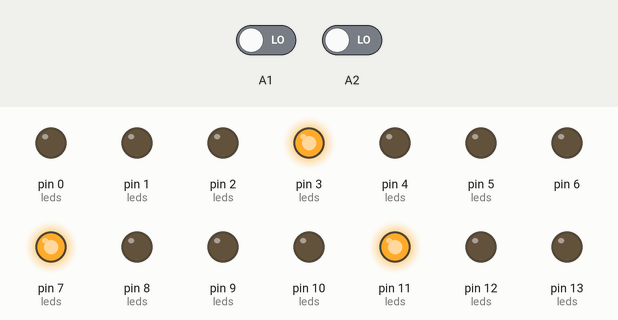
Recording of a sketch running on a simulated Arduino Uno, built with avr-gcc and run on an emulated ATmega328P. Parts: output pins drawn as LEDs (lit = HIGH). Dashed ring = blinking. Inputs (shaded band) come from the test bench; at power-on: A1 LOW, A2 LOW. The local clock reads 2024-03-15 10:24:30 at power-on unless the sketch sets it.

Above: at 1.7 s.
1.8 s: A1 driven HIGH
At 2.73 s:
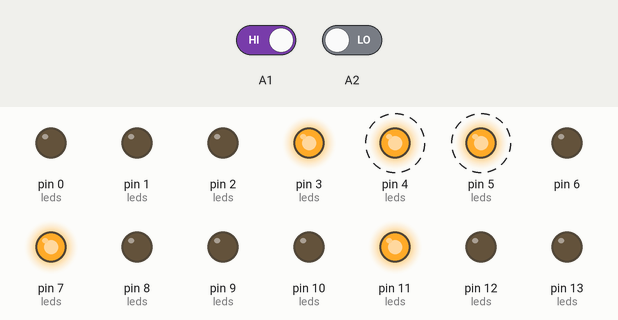
4.8 s: A2 driven HIGH
At 5.35 s:
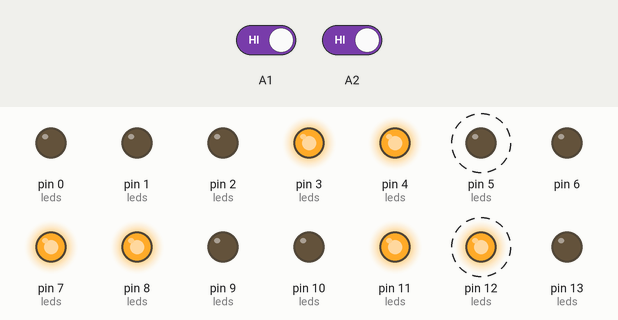
7.8 s: A1 driven LOW
At 10.6 s:
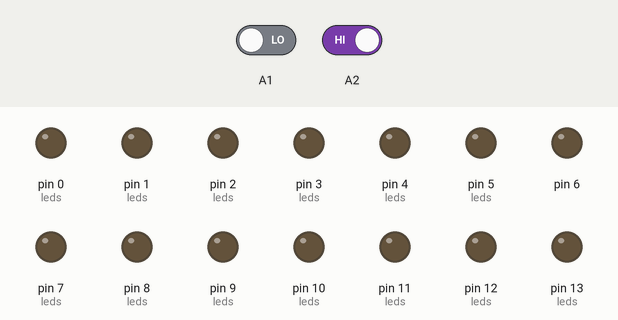
10.8 s: A1 driven HIGH
At 12.57 s:
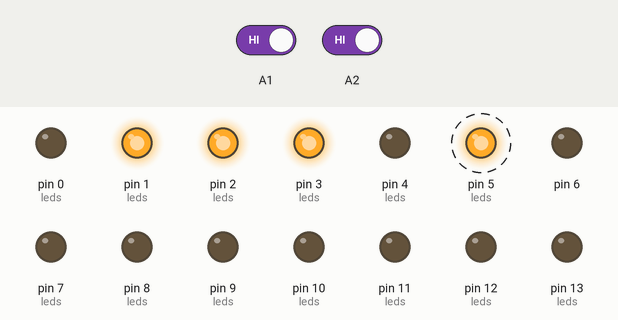
13.8 s: A2 driven LOW
At 15.14 s:
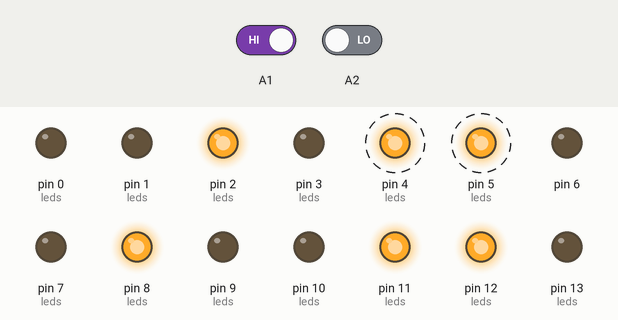
16.8 s: A2 driven HIGH
At 17.5 s:
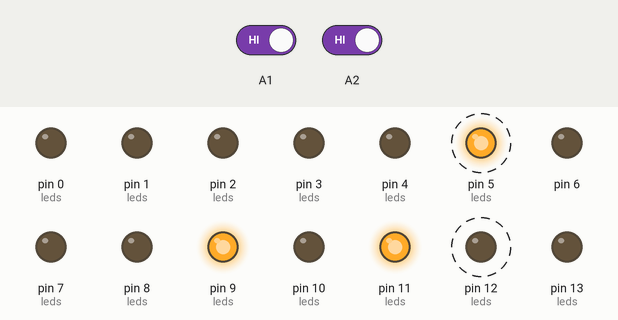
Timing chart, 0 to 22.9 s (numbered marks = the images above; inputs shaded):
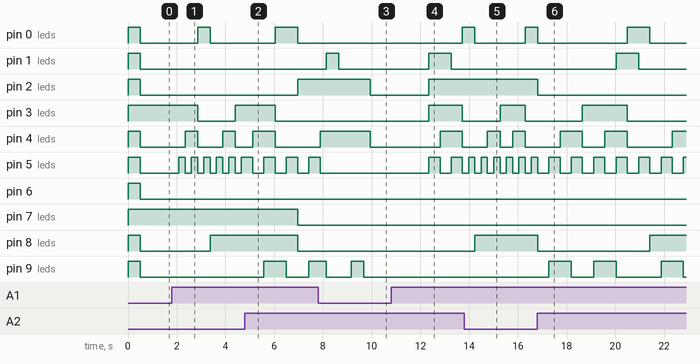

Measured:
- after the input at 1.8 s, pin 0 (leds): LOW → HIGH after 1.1 s, → LOW 0.51 s later; pin 3 (leds): HIGH → LOW after 1.1 s, → HIGH 1.5 s later; pin 4 (leds): alternates HIGH for 0.51 s and LOW for 1.0 s, starting after 0.55 s; pin 5 (leds): alternates HIGH for 0.26 s and LOW for 0.26 s, starting after 0.29 s; pin 8 (leds): LOW → HIGH after 1.6 s
- after the input at 4.8 s, pin 2 (leds): LOW → HIGH after 2.2 s instead of 1.1 s; pin 5 (leds): alternates HIGH for 0.46 s and LOW for 0.46 s, starting after 0.32 s
- after the input at 7.8 s, pin 0 (leds): stays LOW (without the input it goes to HIGH after 2.8 s); pin 2 (leds): HIGH → LOW after 2.1 s; pin 3 (leds): stays LOW (without the input it goes to HIGH after 1.0 s); pin 5 (leds): goes on until 7.9 s, then stays LOW; pin 10 (leds): LOW → HIGH after 0.85 s instead of 1.5 s
- after the input at 10.8 s, pin 0 (leds): LOW → HIGH after 2.9 s; pin 2 (leds): LOW → HIGH after 1.5 s instead of 0.93 s; pin 3 (leds): LOW → HIGH after 1.5 s, → LOW 1.4 s later; pin 4 (leds): LOW → HIGH after 2.0 s instead of 0.93 s; pin 5 (leds): alternates HIGH for 0.46 s and LOW for 0.46 s, starting after 1.5 s
- after the input at 13.8 s, pin 0 (leds): HIGH → LOW after 0.44 s instead of 0.85 s; pin 3 (leds): LOW → HIGH after 1.5 s instead of 2.7 s; pin 5 (leds): alternates HIGH for 0.26 s and LOW for 0.26 s, starting after 0.18 s; pin 8 (leds): LOW → HIGH after 0.44 s instead of 0.85 s; pin 9 (leds): stays LOW (without the input it goes to HIGH after 0.39 s)
- after the input at 16.8 s, pin 1 (leds): LOW → HIGH after 3.2 s, → LOW 0.92 s later; pin 5 (leds): alternates HIGH for 0.46 s and LOW for 0.46 s, starting after 0.47 s

The sketch:

binary_clock_night_off2.ino
```cpp
// (licence header left out)
#include <DS3231.h>

// Init the DS3231 using the hardware interface
DS3231  rtc(SDA, SCL);

// Init a Time-data structure
Time  t;

int second=0, minute=57, hour=21; //start the time on 00:00:00
int munit,hunit,minuteTens,hourTens,valm=0,valh=0,ledstats,i;
// LEDS positions matrix
int leds[4][4] = {
 {17,1,17,0},
 {17,13,2,3},
 {10,9,7,4},
 {11,12,8,5}
};


void turnoff() {
  for(int k=0;k<=13;k++) {
    pinMode(k, OUTPUT);
    digitalWrite(k, LOW);
  }
}

void setup() {
  //set outputs
  for(int k=0;k<=13;k++) {
    pinMode(k, OUTPUT);
    digitalWrite(k, HIGH);
  }
  delay(500);
  turnoff();

  pinMode(A1, INPUT);
  pinMode(A2, INPUT);
  rtc.begin();
}

void loop() {


  t = rtc.getTime();
  second = t.sec;
  minute = t.min;
  hour = t.hour;


  if ( 0 < hour && hour < 8) {
    turnoff();
  } else {
    munit = minute%10; //sets the variable munit and hunit for the unit digits
    hunit = hour%10;
    minuteTens = (int)(minute/10);
    hourTens = (int)(hour/10);
    //minutes units
    if(munit & 1) {  digitalWrite(leds[3][3], HIGH);} else {  digitalWrite(leds[3][3],LOW);}
    if(munit & 2) {digitalWrite(leds[2][3], HIGH);} else {digitalWrite(leds[2][3],LOW);}
    if(munit & 4) {digitalWrite(leds[1][3], HIGH);} else {digitalWrite(leds[1][3],LOW);}
    if(munit & 8) {digitalWrite(leds[0][3], HIGH);} else {digitalWrite(leds[0][3],LOW);}

    //minutes
    if(minuteTens & 1)  {digitalWrite(leds[3][2], HIGH);} else {digitalWrite(leds[3][2],LOW);}
    if(minuteTens & 2)  {digitalWrite(leds[2][2], HIGH);} else {digitalWrite(leds[2][2],LOW);}
    if(minuteTens & 4) {digitalWrite(leds[1][2], HIGH);} else {digitalWrite(leds[1][2],LOW);}

    //hour units
    if(hunit & 1) {digitalWrite(leds[3][1], HIGH);} else {digitalWrite(leds[3][1],LOW);}
    if(hunit & 2) {digitalWrite(leds[2][1], HIGH);} else {digitalWrite(leds[2][1],LOW);}
    if(hunit & 4) {digitalWrite(leds[1][1], HIGH);} else {digitalWrite(leds[1][1],LOW);}
    if(hunit & 8) {digitalWrite(leds[0][1], HIGH);} else {digitalWrite(leds[0][1],LOW);}

    //hour
    if(hourTens & 1)  {digitalWrite(leds[3][0], HIGH);} else {digitalWrite(leds[3][0],LOW);}
    if(hourTens & 2)  {digitalWrite(leds[2][0], HIGH);} else {digitalWrite(leds[2][0],LOW);}

  }

   valm = digitalRead(A1);    // add one minute when pressed
   if(valm== HIGH) {
   minute++;
   if (minute>=60) {
    minute = 0;
   }
   second=0;
   rtc.setTime(hour, minute, second);
   delay(200);
  }

  valh = digitalRead(A2);    // add one hour when pressed
   if(valh==HIGH) {
   hour++;
   if (hour>=24) {
    hour = 0;
   }
   second=0;
   rtc.setTime(hour, minute, second);
   delay(200);
  }
  delay(50);
}
```
